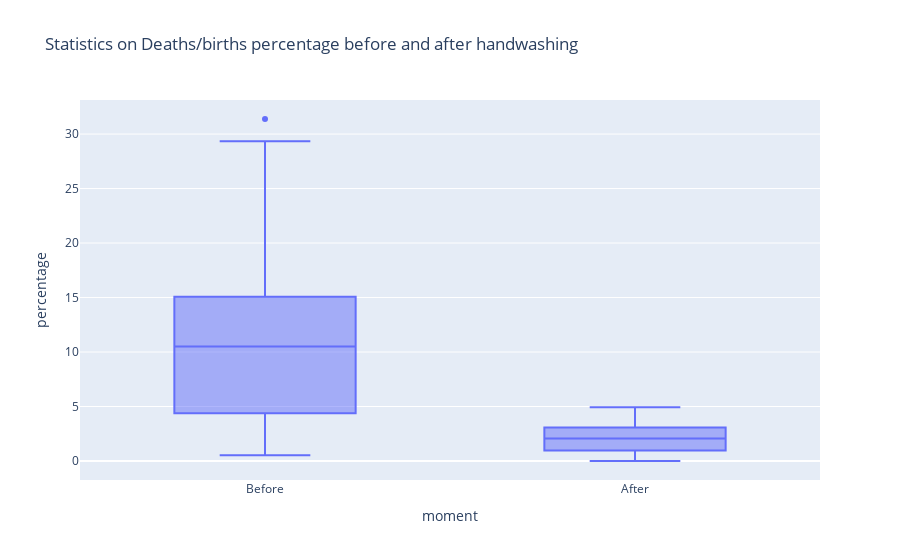
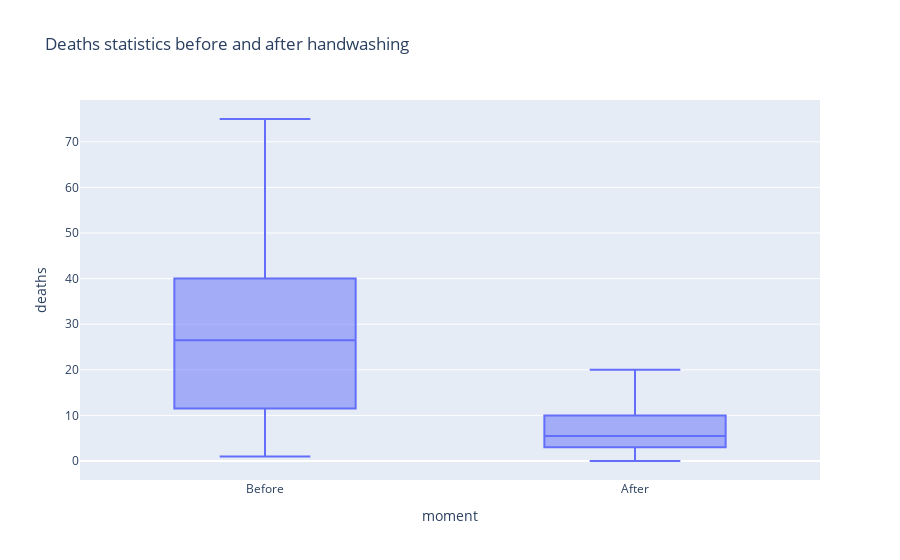

The code cell stored with these charts, in order, in its notebook:
### Markdown cell above
Sepparating the data at the moment where handwashing was introduced

### Code cell
import numpy as np
df_monthly['moment'] = np.where(df_monthly['date'] < handwashing_start, 'Before', 'After')
fig = px.box(df_monthly,
            x='moment',
            y='percentage',
            title='Statistics on Deaths/births percentage before and after handwashing')
fig.show()
fig = px.box(df_monthly,
            x='moment',
            y='deaths',
            title='Deaths statistics before and after handwashing')
fig.show()

### Figure 1 — Plotly figure (JSON) as saved in the notebook; plotly's stock layout.template omitted (floating-point values rounded to 4 significant figures)
{"data": [{"alignmentgroup": "True", "hovertemplate": "moment=%{x}<br>percentage=%{y}<extra></extra>", "legendgroup": "", "marker": {"color": "#636efa"}, "name": "", "notched": false, "offsetgroup": "", "orientation": "v", "showlegend": false, "type": "box", "x": ["Before", "Before", "Before", "Before", "Before", "Before", "Before", "Before", "Before", "Before", "Before", "Before", "Before", "Before", "Before", "Before", "Before", "Before", "Before", "Before", "Before", "Before", "Before", "Before", "Before", "Before", "Before", "Before", "Before", "Before", "Before", "Before", "Before", "Before", "Before", "Before", "Before", "Before", "Before", "Before", "Before", "Before", "Before", "Before", "Before", "Before", "Before", "Before", "Before", "Before", "Before", "Before", "Before", "Before", "Before", "Before", "Before", "Before", "Before", "Before", "Before", "Before", "Before", "Before", "Before", "Before", "Before", "Before", "Before", "Before", "Before", "Before", "Before", "Before", "Before", "Before", "After", "After", "After", "After", "After", "After", "After", "After", "After", "After", "After", "After", "After", "After", "After", "After", "After", "After", "After", "After", "After", "After"], "x0": " ", "xaxis": "x", "y": [14.57, 7.531, 4.332, 1.569, 0.7843, 5, 8.421, 1.351, 1.878, 11.02, 22.55, 20.85, 12.22, 10.23, 10.74, 3.226, 6.593, 20.78, 25.46, 18.39, 29.34, 22.97, 31.38, 19.12, 15.97, 12.41, 11.93, 6.098, 4.082, 0.5236, 1.554, 2.262, 17.6, 7.143, 8.051, 15.16, 11.28, 17.03, 17.31, 5.833, 2.679, 4.369, 6.32, 1.224, 3.226, 11.02, 10.55, 7.591, 4.745, 4.452, 4.231, 4.392, 7.143, 6.122, 3.586, 10.55, 14.84, 10.94, 10.49, 13.39, 18.09, 15.43, 18.97, 13.44, 10.15, 13.1, 18.06, 14.39, 14.96, 10.77, 5.369, 3.215, 1.923, 3.607, 18.27, 12.24, 2.239, 1.2, 1.894, 4.58, 3.957, 4.472, 2.93, 3.534, 0.6873, 0, 0.6557, 0.9585, 1.136, 0.3717, 0, 0.9615, 2.341, 2.903, 1.34, 2.233, 3.085, 4.926], "y0": " ", "yaxis": "y"}], "layout": {"autosize": true, "boxmode": "group", "legend": {"tracegroupgap": 0}, "title": {"text": "Statistics on Deaths/births percentage before and after handwashing"}, "xaxis": {"anchor": "y", "autorange": true, "domain": [0, 1], "range": [-0.5, 1.5], "title": {"text": "moment"}, "type": "category"}, "yaxis": {"anchor": "x", "autorange": true, "domain": [0, 1], "range": [-1.743, 33.12], "title": {"text": "percentage"}, "type": "linear"}}}

### Figure 2 — Plotly figure (JSON) as saved in the notebook; plotly's stock layout.template omitted (floating-point values rounded to 4 significant figures)
{"data": [{"alignmentgroup": "True", "hovertemplate": "moment=%{x}<br>deaths=%{y}<extra></extra>", "legendgroup": "", "marker": {"color": "#636efa"}, "name": "", "notched": false, "offsetgroup": "", "orientation": "v", "showlegend": false, "type": "box", "x": ["Before", "Before", "Before", "Before", "Before", "Before", "Before", "Before", "Before", "Before", "Before", "Before", "Before", "Before", "Before", "Before", "Before", "Before", "Before", "Before", "Before", "Before", "Before", "Before", "Before", "Before", "Before", "Before", "Before", "Before", "Before", "Before", "Before", "Before", "Before", "Before", "Before", "Before", "Before", "Before", "Before", "Before", "Before", "Before", "Before", "Before", "Before", "Before", "Before", "Before", "Before", "Before", "Before", "Before", "Before", "Before", "Before", "Before", "Before", "Before", "Before", "Before", "Before", "Before", "Before", "Before", "Before", "Before", "Before", "Before", "Before", "Before", "Before", "Before", "Before", "Before", "After", "After", "After", "After", "After", "After", "After", "After", "After", "After", "After", "After", "After", "After", "After", "After", "After", "After", "After", "After", "After", "After"], "x0": " ", "xaxis": "x", "y": [37, 18, 12, 4, 2, 10, 16, 3, 4, 26, 53, 64, 38, 27, 26, 10, 18, 48, 55, 41, 71, 48, 75, 52, 42, 33, 34, 15, 8, 1, 3, 5, 44, 18, 19, 37, 29, 47, 36, 14, 6, 9, 17, 3, 8, 27, 27, 23, 13, 13, 11, 13, 20, 15, 9, 25, 42, 29, 28, 45, 53, 48, 48, 41, 27, 33, 39, 39, 38, 32, 16, 10, 6, 11, 57, 36, 6, 3, 5, 12, 11, 11, 8, 10, 2, 0, 2, 3, 3, 1, 0, 3, 7, 9, 5, 9, 12, 20], "y0": " ", "yaxis": "y"}], "layout": {"autosize": true, "boxmode": "group", "legend": {"tracegroupgap": 0}, "title": {"text": "Deaths statistics before and after handwashing"}, "xaxis": {"anchor": "y", "autorange": true, "domain": [0, 1], "range": [-0.5, 1.5], "title": {"text": "moment"}, "type": "category"}, "yaxis": {"anchor": "x", "autorange": true, "domain": [0, 1], "range": [-4.167, 79.17], "title": {"text": "deaths"}, "type": "linear"}}}
